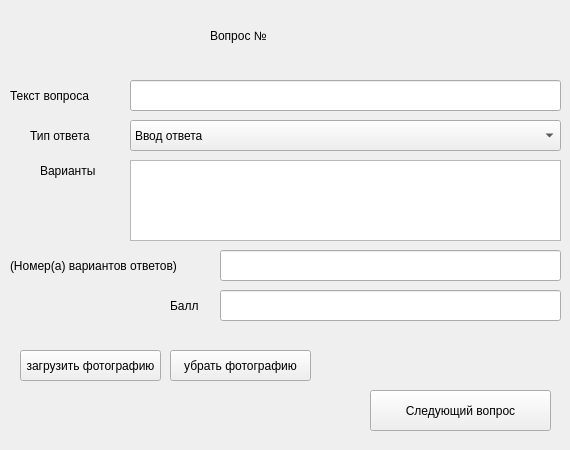
<?xml version="1.0" encoding="UTF-8"?>
<ui version="4.0">
 <class>Form</class>
 <widget class="QWidget" name="Form">
  <property name="geometry">
   <rect>
    <x>0</x>
    <y>0</y>
    <width>570</width>
    <height>450</height>
   </rect>
  </property>
  <property name="windowTitle">
   <string>Редактирование</string>
  </property>
  <widget class="QLabel" name="nv">
   <property name="geometry">
    <rect>
     <x>210</x>
     <y>10</y>
     <width>161</width>
     <height>51</height>
    </rect>
   </property>
   <property name="text">
    <string>Вопрос № </string>
   </property>
  </widget>
  <widget class="QLabel" name="label_2">
   <property name="geometry">
    <rect>
     <x>10</x>
     <y>80</y>
     <width>111</width>
     <height>31</height>
    </rect>
   </property>
   <property name="text">
    <string>Текст вопроса</string>
   </property>
  </widget>
  <widget class="QLabel" name="label_3">
   <property name="geometry">
    <rect>
     <x>30</x>
     <y>120</y>
     <width>91</width>
     <height>31</height>
    </rect>
   </property>
   <property name="text">
    <string>Тип ответа</string>
   </property>
  </widget>
  <widget class="QPushButton" name="next">
   <property name="geometry">
    <rect>
     <x>370</x>
     <y>390</y>
     <width>181</width>
     <height>41</height>
    </rect>
   </property>
   <property name="text">
    <string>Следующий вопрос</string>
   </property>
  </widget>
  <widget class="QLineEdit" name="title">
   <property name="geometry">
    <rect>
     <x>130</x>
     <y>80</y>
     <width>431</width>
     <height>31</height>
    </rect>
   </property>
  </widget>
  <widget class="QComboBox" name="ansType">
   <property name="geometry">
    <rect>
     <x>130</x>
     <y>120</y>
     <width>431</width>
     <height>31</height>
    </rect>
   </property>
   <item>
    <property name="text">
     <string>Ввод ответа</string>
    </property>
   </item>
   <item>
    <property name="text">
     <string>Один из нескольких вариантов</string>
    </property>
   </item>
   <item>
    <property name="text">
     <string>Несколько вариантов</string>
    </property>
   </item>
  </widget>
  <widget class="QLabel" name="label_4">
   <property name="geometry">
    <rect>
     <x>40</x>
     <y>160</y>
     <width>81</width>
     <height>21</height>
    </rect>
   </property>
   <property name="text">
    <string>Варианты</string>
   </property>
  </widget>
  <widget class="QTextEdit" name="vars">
   <property name="geometry">
    <rect>
     <x>130</x>
     <y>160</y>
     <width>431</width>
     <height>81</height>
    </rect>
   </property>
  </widget>
  <widget class="QLabel" name="label_5">
   <property name="geometry">
    <rect>
     <x>10</x>
     <y>250</y>
     <width>211</width>
     <height>31</height>
    </rect>
   </property>
   <property name="text">
    <string>(Номер(а) вариантов ответов)</string>
   </property>
  </widget>
  <widget class="QLineEdit" name="ans">
   <property name="geometry">
    <rect>
     <x>220</x>
     <y>250</y>
     <width>341</width>
     <height>31</height>
    </rect>
   </property>
  </widget>
  <widget class="QPushButton" name="loadImage">
   <property name="geometry">
    <rect>
     <x>20</x>
     <y>350</y>
     <width>141</width>
     <height>31</height>
    </rect>
   </property>
   <property name="text">
    <string>загрузить фотографию</string>
   </property>
  </widget>
  <widget class="QLabel" name="label">
   <property name="geometry">
    <rect>
     <x>170</x>
     <y>290</y>
     <width>41</width>
     <height>31</height>
    </rect>
   </property>
   <property name="text">
    <string>Балл</string>
   </property>
  </widget>
  <widget class="QLineEdit" name="point">
   <property name="geometry">
    <rect>
     <x>220</x>
     <y>290</y>
     <width>341</width>
     <height>31</height>
    </rect>
   </property>
  </widget>
  <widget class="QPushButton" name="deleteImage">
   <property name="geometry">
    <rect>
     <x>170</x>
     <y>350</y>
     <width>141</width>
     <height>31</height>
    </rect>
   </property>
   <property name="text">
    <string>убрать фотографию</string>
   </property>
  </widget>
 </widget>
 <resources/>
 <connections/>
</ui>
